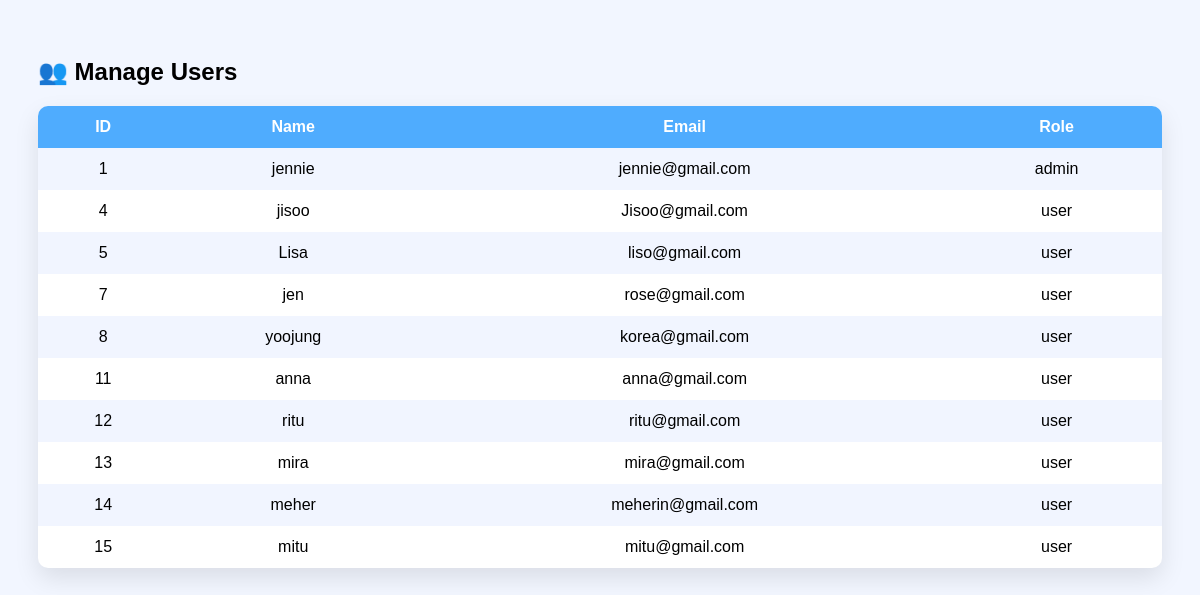
The page /manage_users.php (signed in) on the database its author committed.
### tables this page shows
CREATE TABLE `users` (
  `id` int(11) NOT NULL,
  `name` varchar(255) NOT NULL,
  `email` varchar(255) NOT NULL,
  `password` varchar(255) NOT NULL,
  `role` enum('admin','user') NOT NULL
);

### manage_users.php (the view, shortened to what this page needs)
<?php
include "../db.php";
$users = mysqli_query($conn,"SELECT * FROM users");
?>
<!DOCTYPE html>
<html>
<head>
</head>
<body>
<h2>👥 Manage Users</h2>
<table>
<tr>
    <th>ID</th>
    <th>Name</th>
    <th>Email</th>
    <th>Role</th>
</tr>
<?php while($u=mysqli_fetch_assoc($users)): ?>
<tr>
    <td><?= $u['id'] ?></td>
    <td><?= htmlspecialchars($u['name']) ?></td>
    <td><?= htmlspecialchars($u['email']) ?></td>
    <td><?= $u['role'] ?></td>
</tr>
<?php endwhile; ?>
</table>
</body>
</html>

### manage_users.php (style rules this page uses)
body { font-family:Arial; background:#f2f6ff; padding:30px; }
table { width:100%; border-collapse:collapse; background:white; border-radius:10px; overflow:hidden; box-shadow:0 10px 25px rgba(0,0,0,.1); }
th,td { padding:12px; text-align:center; }
th { background:#4facfe; color:white; }
tr:nth-child(even) { background:#f1f5ff; }

### rows shown on the page
users: id "1", name "jennie", email "jennie@gmail.com", role "admin"
users: id "4", name "jisoo", email "Jisoo@gmail.com", role "user"
users: id "5", name "Lisa", email "liso@gmail.com", role "user"
users: id "7", name "jen", email "rose@gmail.com", role "user"
users: id "8", name "yoojung", email "korea@gmail.com", role "user"
users: id "11", name "anna", email "anna@gmail.com", role "user"
users: id "12", name "ritu", email "ritu@gmail.com", role "user"
users: id "13", name "mira", email "mira@gmail.com", role "user"
users: id "14", name "meher", email "meherin@gmail.com", role "user"
users: id "15", name "mitu", email "mitu@gmail.com", role "user"
